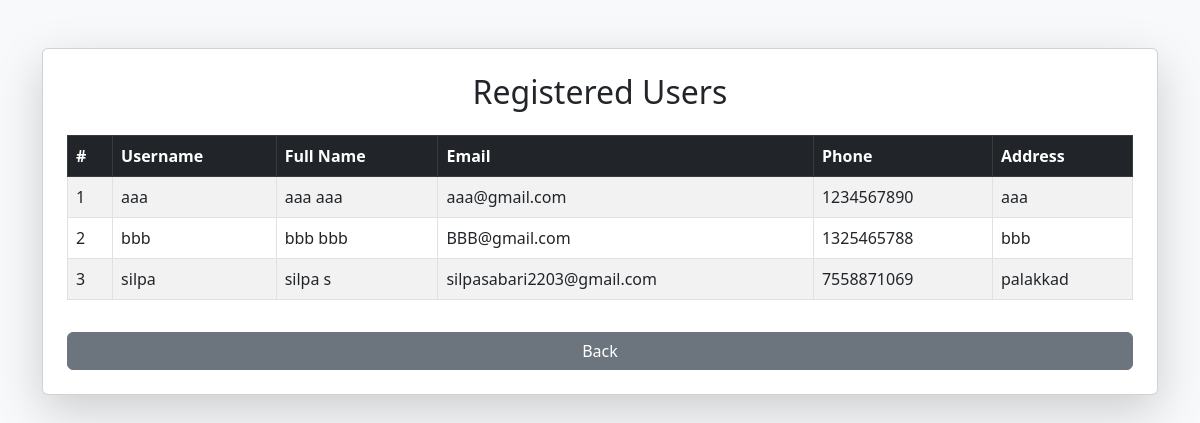
The app's page /view_users/, older data.
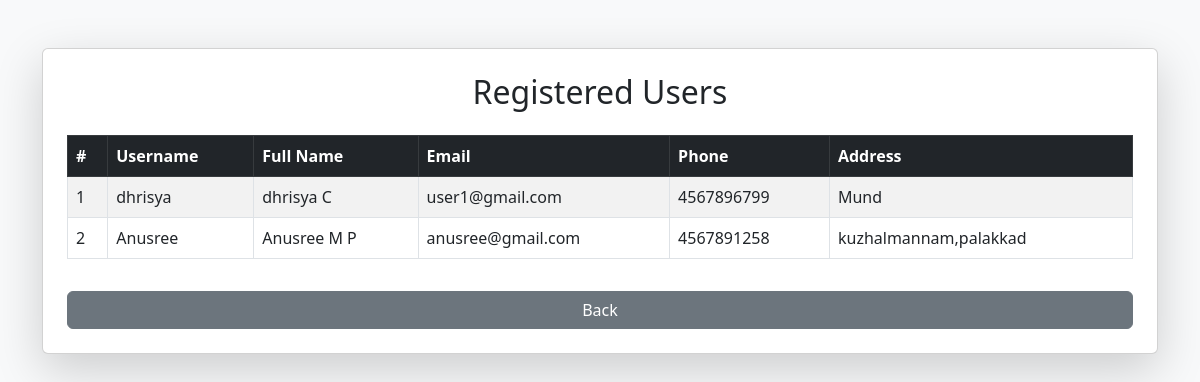
The same page, newer data.
### app/models.py (models this page shows, shortened)
class Customuser(AbstractUser):
    users = models.CharField(max_length=100)
    adress = models.CharField(max_length=100)
    phone = models.CharField(max_length=100)

### app/views.py (the view)
# urls.py: path('view_users/', views.view_users, name='view_users'),
def view_users(request):
    users = Customuser.objects.filter(users = "user")
    return render(request, 'view_users.html', {'users': users})

### templates/view_users.html (shortened to what this page needs)
<!DOCTYPE html>
<html lang="en">
<head>
    <link href="https://cdn.jsdelivr.net/npm/bootstrap@5.3.0/dist/css/bootstrap.min.css" rel="stylesheet">
</head>
<body class="bg-light">
<div class="container mt-5">
    <div class="card shadow-lg p-4">
        <h2 class="text-center mb-4">Registered Users</h2>
        <table class="table table-striped table-bordered table-hover align-middle">
            <thead class="table-dark">
                <tr>
                    <th>#</th>
                    <th>Username</th>
                    <th>Full Name</th>
                    <th>Email</th>
                    <th>Phone</th>
                    <th>Address</th>
                </tr>
            </thead>
            <tbody>
                {% for user in users %}
                <tr>
                    <td>{{ forloop.counter }}</td>
                    <td>{{ user.username }}</td>
                    <td>{{ user.first_name }} {{ user.last_name }}</td>
                    <td>{{ user.email }}</td>
                    <td>{{ user.phone }}</td>
                    <td>{{ user.adress }}</td>
                </tr>
                {% empty %}
                <tr>
                    <td colspan="6" class="text-center text-muted">
                        No users found.
                    </td>
                </tr>
                {% endfor %}
            </tbody>
        </table>
        <a href="{% url 'farmer_home2' %}" class="btn btn-secondary mt-3">Back</a>
    </div>
</div>
</body>
</html>

Row changes from the older to the newer data that the page shows:
removed Customuser: username "aaa", first_name "aaa", last_name "aaa", email "aaa@gmail.com", phone "1234567890", adress "aaa"
removed Customuser: username "bbb", first_name "bbb", last_name "bbb", email "BBB@gmail.com", phone "1325465788", adress "bbb"
removed Customuser: username "silpa", first_name "silpa", last_name "s", email "silpasabari2203@gmail.com", phone "7558871069", adress "palakkad"
added Customuser: username "dhrisya", first_name "dhrisya", last_name "C", email "user1@gmail.com", phone "4567896799", adress "Mund"
now on this page (row edited): Customuser: username "Anusree", first_name "Anusree", last_name "M P", email "anusree@gmail.com", phone "4567891258", adress "kuzhalmannam,palakkad"
